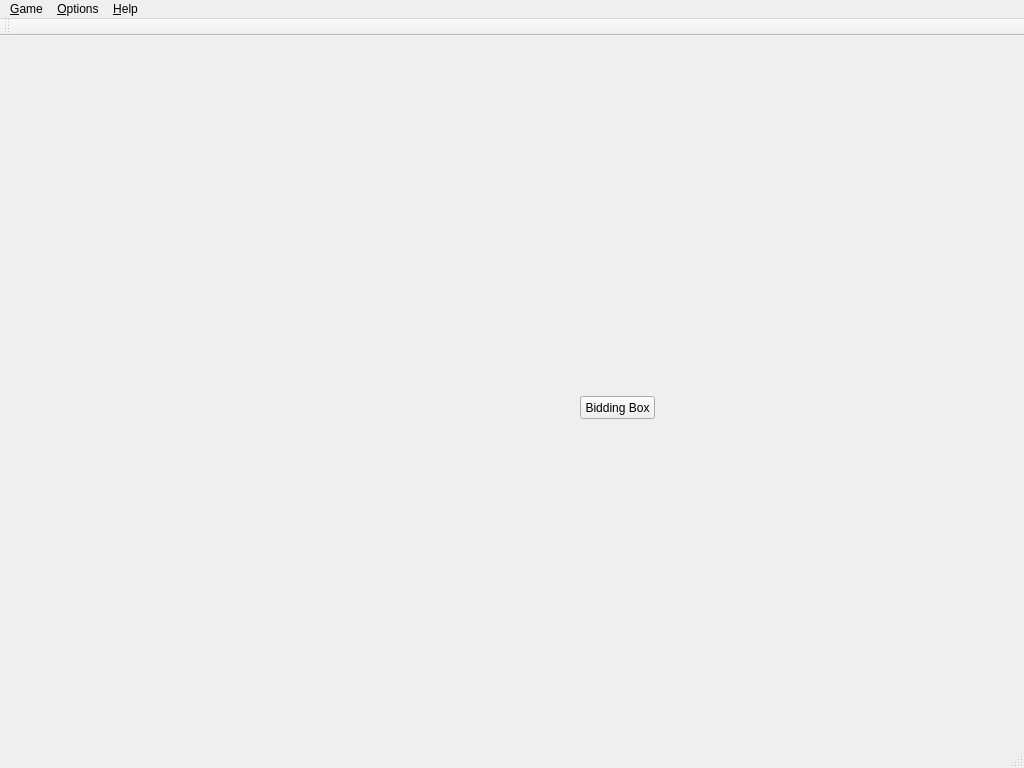
<?xml version="1.0" encoding="UTF-8"?>
<ui version="4.0">
 <class>MainWindow</class>
 <widget class="QMainWindow" name="MainWindow">
  <property name="geometry">
   <rect>
    <x>0</x>
    <y>0</y>
    <width>1024</width>
    <height>768</height>
   </rect>
  </property>
  <property name="windowTitle">
   <string>MainWindow</string>
  </property>
  <widget class="QWidget" name="centralWidget">
   <widget class="QPushButton" name="showBiddingBoxPushButton">
    <property name="geometry">
     <rect>
      <x>580</x>
      <y>360</y>
      <width>75</width>
      <height>23</height>
     </rect>
    </property>
    <property name="text">
     <string>Bidding Box</string>
    </property>
   </widget>
  </widget>
  <widget class="QMenuBar" name="menuBar">
   <property name="geometry">
    <rect>
     <x>0</x>
     <y>0</y>
     <width>1024</width>
     <height>21</height>
    </rect>
   </property>
   <widget class="QMenu" name="menu_Help">
    <property name="title">
     <string>&amp;Help</string>
    </property>
    <addaction name="action_About"/>
   </widget>
   <widget class="QMenu" name="menu_Options">
    <property name="title">
     <string>&amp;Options</string>
    </property>
    <addaction name="actionCard_options"/>
    <addaction name="actionGame_options"/>
    <addaction name="actionBidding_conventions"/>
    <addaction name="actionScore_card"/>
    <addaction name="actionSounds"/>
   </widget>
   <widget class="QMenu" name="menu_Game">
    <property name="title">
     <string>&amp;Game</string>
    </property>
    <addaction name="actionNew_game"/>
    <addaction name="actionExit"/>
   </widget>
   <addaction name="menu_Game"/>
   <addaction name="menu_Options"/>
   <addaction name="menu_Help"/>
  </widget>
  <widget class="QToolBar" name="mainToolBar">
   <attribute name="toolBarArea">
    <enum>TopToolBarArea</enum>
   </attribute>
   <attribute name="toolBarBreak">
    <bool>false</bool>
   </attribute>
  </widget>
  <widget class="QStatusBar" name="statusBar"/>
  <action name="action_About">
   <property name="text">
    <string>About</string>
   </property>
  </action>
  <action name="actionCard_backs">
   <property name="text">
    <string>Card backs</string>
   </property>
  </action>
  <action name="actionCard_backs_2">
   <property name="text">
    <string>Card backs</string>
   </property>
  </action>
  <action name="actionCard_order">
   <property name="text">
    <string>Card order</string>
   </property>
  </action>
  <action name="actionGame_preferences">
   <property name="text">
    <string>Game preferences</string>
   </property>
  </action>
  <action name="actionCard_options">
   <property name="text">
    <string>Card options</string>
   </property>
  </action>
  <action name="actionGame_options">
   <property name="text">
    <string>Game options</string>
   </property>
  </action>
  <action name="actionBidding_conventions">
   <property name="text">
    <string>Bidding conventions</string>
   </property>
  </action>
  <action name="actionScore_card">
   <property name="text">
    <string>Score card</string>
   </property>
  </action>
  <action name="actionSounds">
   <property name="text">
    <string>Sounds</string>
   </property>
  </action>
  <action name="actionNew_game">
   <property name="text">
    <string>New game</string>
   </property>
  </action>
  <action name="actionExit">
   <property name="text">
    <string>Exit</string>
   </property>
  </action>
 </widget>
 <layoutdefault spacing="6" margin="11"/>
 <resources/>
 <connections/>
</ui>
